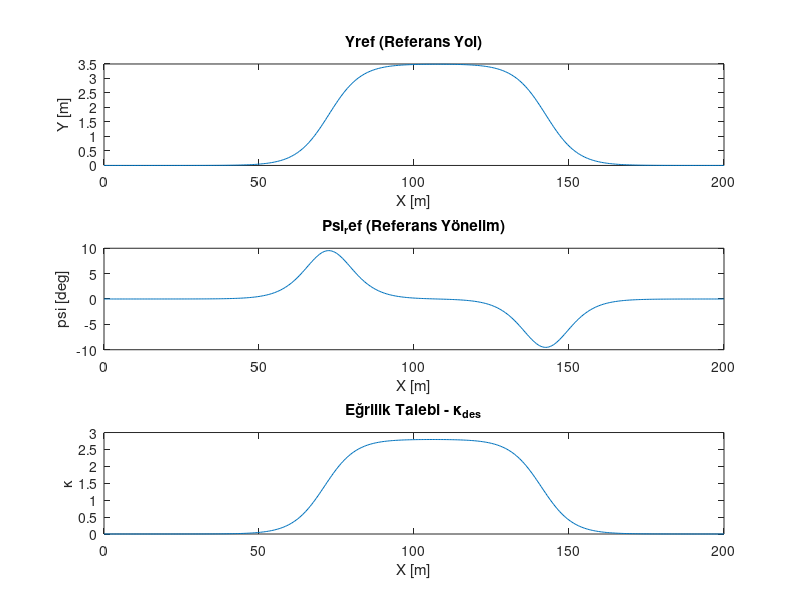

The MATLAB script that drew this image:
% 1. Parametrelerin Tanımlanması
%Referans yol parametreleri
dy1 = 3.5;
dy2 = 3.5;
dx1 = 25;
dx2 = 25;
ds1 = 60;
ds2 = 130;
alpha = 2.4;

% Araç hızı
vx = 20;

% Kazançlar (oransal kontrol)
ky = 0.8;
kpsi = 1.2;

% 2. Referans Yol Fonksiyonlarının Tanımlanması
X = 0:0.5:200; % Aracın ilerlediği X konumları

z1 = (alpha/dx1)*(X -ds1) - alpha/2;
z2 = (alpha/dx2)*(X -ds2) - alpha/2;

Yref = (dy1/2) * (1 + tanh(z1)) - (dy2/2)*(1 + tanh(z2));

% 3. Yönelim Açıları
dYref_dX = (dy1 * (1 ./ cosh(z1)).^2) * (alpha /(2*dx1)) - (dy2 * (1 ./ cosh(z2)).^2*(alpha/(2*dx2)));

psiref = atan(dYref_dX); %Referans yönelim açısı(radyan)


% 4. Hata Hesaplama

Y_arac = zeros(size(X)); % Araç y konumu (hep 0)
psi_arac = zeros(size(X)); % Araç yönelimi (hep 0)

ey = Yref - Y_arac;
epsi = psiref - psi_arac;

% 5. Eğrilik Talebi Hesaplanması
kappa_des = ky * ey + kpsi * epsi;

% 6. Sonuçların çizdirilmesi
figure;
subplot(3,1,1)
plot(X, Yref); title('Yref (Referans Yol)'); xlabel('X [m]'); ylabel('Y [m]');

subplot(3,1,2)
plot(X, psiref*180/pi); title('Psi_ref (Referans Yönelim)'); xlabel('X [m]'); ylabel('psi [deg]');

subplot(3,1,3)
plot(X, kappa_des); title('Eğrilik Talebi - \kappa_{des}'); xlabel('X [m]'); ylabel('\kappa');

